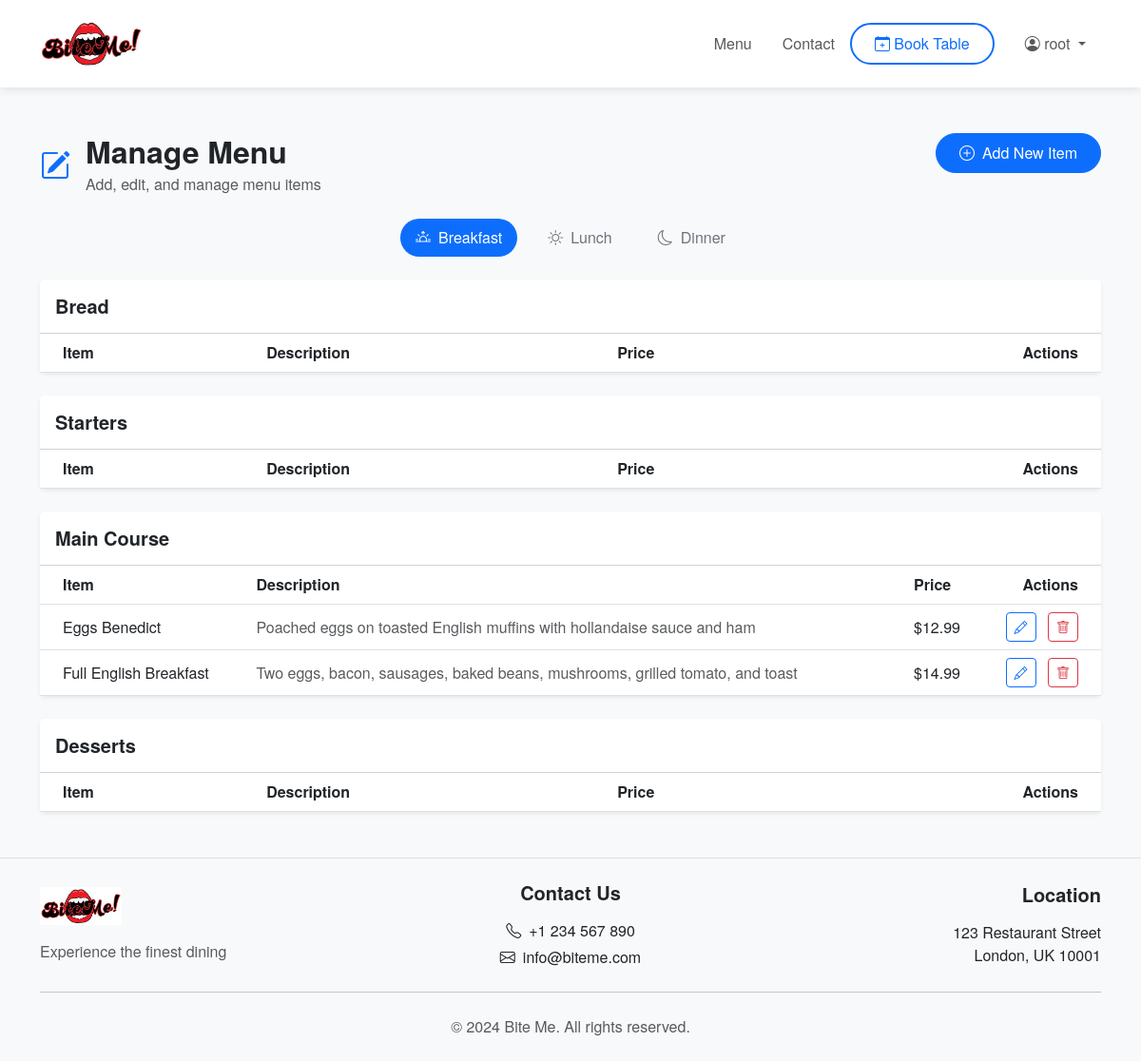
The page /menu/edit/ (signed in) on the database its author committed.
### menu/models.py (models this page shows, shortened)
class Category(models.Model):
    name = models.CharField(max_length=100)
    class Meta:
        verbose_name_plural = 'Categories'
    def __str__(self):
        return self.name

class MenuItem(models.Model):
    MEAL_TYPES = [
        ('breakfast', 'Breakfast'),
        ('lunch', 'Lunch'),
        ('dinner', 'Dinner')
    ]
    name = models.CharField(max_length=100)
    description = models.TextField()
    price = models.DecimalField(max_digits=6, decimal_places=2)
    category = models.ForeignKey(Category, related_name='items', on_delete=models.CASCADE)
    image = models.ImageField(upload_to='menu_items/', null=True, blank=True)
    meal_type = models.CharField(max_length=10, choices=MEAL_TYPES, default='lunch')
    class Meta:
        ordering = ['category', 'name']

### menu/views.py (the view, shortened to what this page needs)
# urls.py: path('edit/', menu_edit_view, name='menu_edit'),
@user_passes_test(is_staff_user)
def menu_edit_view(request):
    categories = Category.objects.prefetch_related('items').all()
    form = MenuItemForm()
    context = {
        'categories': categories,
        'form': form,
    }
    return render(request, 'menu/menu_edit.html', context)

### menu/views.py (called while the page is built)
def is_staff_user(user):
    return user.is_staff or user.is_superuser

### menu/templates/menu/menu_edit.html (shortened to what this page needs)
{% extends 'booking/base.html' %}
{% load static %}
{% block content %}
<div class="container py-4">
    <div class="row mb-4">
        <div class="col-lg-8">
            <div class="d-flex align-items-center">
                <i class="bi bi-pencil-square fs-2 text-primary me-3"></i>
                <div>
                    <h2 class="mb-1">Manage Menu</h2>
                    <p class="text-muted mb-0">Add, edit, and manage menu items</p>
                </div>
            </div>
        </div>
        <div class="col-lg-4 text-lg-end">
            <button class="btn btn-primary" data-bs-toggle="modal" data-bs-target="#addItemModal">
                <i class="bi bi-plus-circle me-2"></i>Add New Item
            </button>
        </div>
    </div>
    <div class="row mb-4">
        <div class="col-12">
            <ul class="nav nav-pills justify-content-center gap-3" id="menuTabs" role="tablist">
                <li class="nav-item" role="presentation">
                    <button class="nav-link active" id="breakfast-tab" data-bs-toggle="pill"
                            data-bs-target="#breakfast" type="button" role="tab">
                        <i class="bi bi-sunrise me-2"></i>Breakfast
                    </button>
                </li>
                <li class="nav-item" role="presentation">
                    <button class="nav-link" id="lunch-tab" data-bs-toggle="pill"
                            data-bs-target="#lunch" type="button" role="tab">
                        <i class="bi bi-sun me-2"></i>Lunch
                    </button>
                </li>
                <li class="nav-item" role="presentation">
                    <button class="nav-link" id="dinner-tab" data-bs-toggle="pill"
                            data-bs-target="#dinner" type="button" role="tab">
                        <i class="bi bi-moon me-2"></i>Dinner
                    </button>
                </li>
            </ul>
        </div>
    </div>
    <div class="tab-content" id="menuTabContent">
        <div class="tab-pane fade show active" id="breakfast" role="tabpanel">
            {% for category in categories %}
                <div class="card border-0 shadow-sm mb-4">
                    <div class="card-header bg-white py-3">
                        <h5 class="mb-0">{{ category.name }}</h5>
                    </div>
                    <div class="card-body p-0">
                        <div class="table-responsive">
                            <table class="table table-hover align-middle mb-0">
                                <thead class="bg-light">
                                    <tr>
                                        <th class="ps-4">Item</th>
                                        <th>Description</th>
                                        <th>Price</th>
                                        <th class="text-end pe-4">Actions</th>
                                    </tr>
                                </thead>
                                <tbody>
                                    {% for item in category.items.all %}
                                        {% if item.meal_type == 'breakfast' %}
                                            <tr>
                                                <td class="ps-4">
                                                    <div class="d-flex align-items-center">
                                                        <span class="fw-medium">{{ item.name }}</span>
                                                    </div>
                                                </td>
                                                <td class="text-muted">{{ item.description|truncatechars:100 }}</td>
                                                <td>${{ item.price }}</td>
                                                <td class="text-end pe-4">
                                                    <button class="btn btn-sm btn-outline-primary me-2"
                                                            onclick="editItem('{{ item.id }}', '{{ item.name|escapejs }}', '{{ item.description|escapejs }}', '{{ item.price }}', '{{ item.category.id }}', '{{ item.meal_type }}')">
                                                        <i class="bi bi-pencil"></i>
                                                    </button>
                                                    <button class="btn btn-sm btn-outline-danger"
                                                            onclick="deleteItem('{{ item.id }}', '{{ item.name|escapejs }}')">
                                                        <i class="bi bi-trash"></i>
                                                    </button>
                                                </td>
                                            </tr>
                                        {% endif %}
                                    {% endfor %}
                                </tbody>
                            </table>
                        </div>
                    </div>
                </div>
            {% endfor %}
        </div>
    </div>
</div>
{% endblock %}

### booking/templates/booking/base.html (shortened to what this page needs)
{% load static %}
<!DOCTYPE html>
<html lang="en">
<head>
    <link rel="stylesheet" href="https://cdn.jsdelivr.net/npm/bootstrap@5.3.0/dist/css/bootstrap.min.css">
    <link rel="stylesheet" href="{% static 'css/style.css' %}">
    <link rel="stylesheet" href="https://cdn.jsdelivr.net/npm/bootstrap-icons@1.11.3/font/bootstrap-icons.min.css">
</head>
<body class="d-flex flex-column min-vh-100">
    <header class="header-main">
        <nav class="navbar navbar-expand-lg navbar-light">
            <div class="container">
                <a class="navbar-brand" href="{% url 'index' %}">
                    <img src="{% static 'img/logo.webp' %}" alt="Bite Me Logo" height="50">
                </a>
                <div class="collapse navbar-collapse justify-content-end" id="navbarNav">
                    <ul class="navbar-nav align-items-center">
                        <li class="nav-item">
                            <a class="nav-link" href="{% url 'menu' %}">Menu</a>
                        </li>
                        <li class="nav-item">
                            <a class="nav-link" href="{% url 'contact' %}">Contact</a>
                        </li>
                        {% if user.is_authenticated %}
                            <li class="nav-item">
                                <a class="nav-link book-table-btn" href="{% url 'book' %}">
                                    <i class="bi bi-calendar-plus"></i> Book Table
                                </a>
                            </li>
                            <li class="nav-item dropdown">
                                <a class="nav-link dropdown-toggle" href="#" id="navbarDropdown" role="button"
                                   data-bs-toggle="dropdown" aria-expanded="false">
                                    <i class="bi bi-person-circle"></i> {{ user.username }}
                                </a>
                            </li>
                        {% endif %}
                    </ul>
                </div>
            </div>
        </nav>
    </header>
    <main class="flex-grow-1">
        {% block content %}{% endblock %}
    </main>
    <footer class="footer mt-auto py-4 bg-light">
        <div class="container">
            <div class="row g-4 align-items-center">
                <div class="col-md-4 text-center text-md-start">
                    <img src="{% static 'img/logo.webp' %}" alt="Bite Me Logo" height="40" class="mb-3">
                    <p class="text-muted mb-0">Experience the finest dining</p>
                </div>
                <div class="col-md-4 text-center">
                    <h5 class="mb-3">Contact Us</h5>
                    <p class="mb-1"><i class="bi bi-telephone me-2"></i>+1 234 567 890</p>
                    <p class="mb-0"><i class="bi bi-envelope me-2"></i>info@biteme.com</p>
                </div>
                <div class="col-md-4 text-center text-md-end">
                    <h5 class="mb-3">Location</h5>
                    <p class="mb-0">123 Restaurant Street</p>
                    <p class="mb-0">London, UK 10001</p>
                </div>
            </div>
            <hr class="my-4">
            <div class="text-center">
                <p class="text-muted mb-0">&copy; {% now "Y" %} Bite Me. All rights reserved.</p>
            </div>
        </div>
    </footer>
</body>
</html>

### booking/static/css/style.css (style rules this page uses)
body { font-family: 'Helvetica Neue', Helvetica, Arial, sans-serif; background-color: #f8f9fa; }
h2, h3, h4, h5, h6 { font-weight: 600; }
.navbar-brand img { margin-right: 10px; }
.card { transition: transform 0.2s ease-in-out; }

### menu/templates/menu/menu_edit.html (style rules this page uses)
.nav-pills .nav-link { color: #6c757d; background-color: #f8f9fa; border-radius: 50px; padding: 0.75rem 1.5rem; transition: all 0.3s ease; }
.nav-pills .nav-link.active { background-color: #0d6efd; color: white; }

### booking/templates/booking/base.html (style rules this page uses)
.header-main { background-color: #fff; box-shadow: 0 2px 10px rgba(0,0,0,0.1); position: relative; z-index: 1000; }
.navbar { padding-top: 1rem; padding-bottom: 1rem; }
.navbar-brand { font-weight: 700; }
.nav-link { font-weight: 500; padding: 0.5rem 1rem !important; transition: color 0.3s ease; }
.book-table-btn { color: #0d6efd !important; border: 2px solid #0d6efd; border-radius: 50px; padding: 0.5rem 1.5rem !important; margin-right: 1rem; transition: all 0.3s ease; }
.btn-primary { border-radius: 50px; padding: 0.5rem 1.5rem; }
.footer { background-color: #f8f9fa; border-top: 1px solid #dee2e6; }

### rows shown on the page
Category: name "Bread"
Category: name "Starters"
Category: name "Main Course"
MenuItem: name "Eggs Benedict", description "Poached eggs on toasted English muffins with hollandaise sauce and ham", price "12.99"
MenuItem: name "Full English Breakfast", description "Two eggs, bacon, sausages, baked beans, mushrooms, grilled tomato, and toast", price "14.99"
Category: name "Desserts"

### other values the page prints
{{ user.username }} "root"
